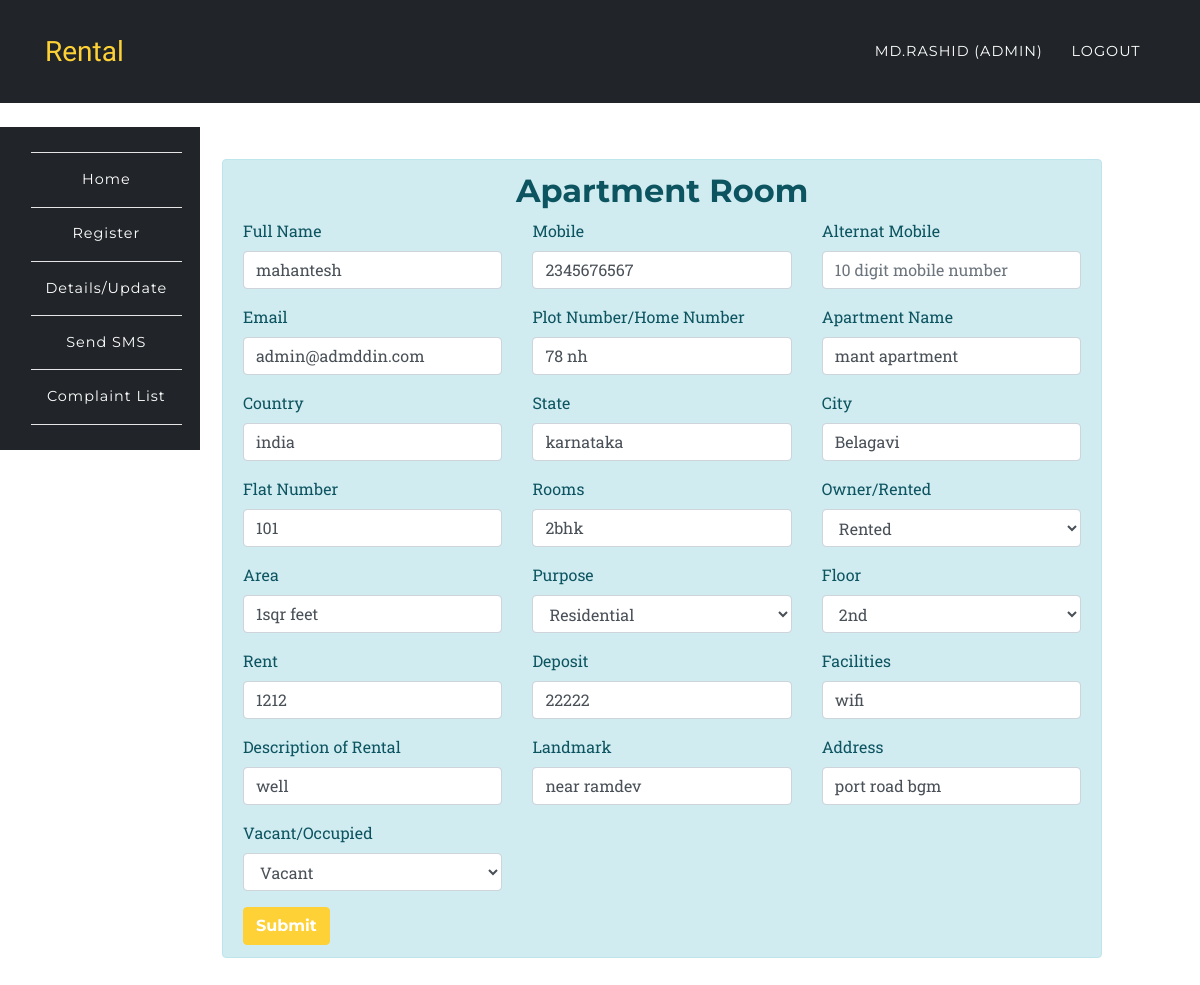
The page /app/update.php?id=3&act=ap (signed in) on the database its author committed.
### tables this page shows
CREATE TABLE `room_rental_registrations_apartment` (
  `id` int(10) UNSIGNED NOT NULL,
  `fullname` varchar(191) NOT NULL,
  `mobile` varchar(191) NOT NULL,
  `alternat_mobile` varchar(191) NOT NULL,
  `email` varchar(191) NOT NULL,
  `country` varchar(191) NOT NULL,
  `state` varchar(191) NOT NULL,
  `city` varchar(191) NOT NULL,
  `landmark` varchar(191) NOT NULL,
  `rent` varchar(191) NOT NULL,
  `deposit` varchar(191) NOT NULL,
  `plot_number` varchar(191) NOT NULL,
  `apartment_name` varchar(100) DEFAULT NULL,
  `ap_number_of_plats` varchar(100) DEFAULT NULL,
  `rooms` varchar(100) DEFAULT NULL,
  `floor` varchar(100) DEFAULT NULL,
  `purpose` varchar(100) DEFAULT NULL,
  `own` varchar(100) DEFAULT NULL,
  `area` varchar(100) DEFAULT NULL,
  `address` varchar(191) NOT NULL,
  `accommodation` varchar(191) NOT NULL,
  `description` varchar(191) NOT NULL,
  `image` varchar(191) DEFAULT NULL,
  `open_for_sharing` varchar(191) DEFAULT NULL,
  `other` varchar(191) DEFAULT NULL,
  `vacant` int(1) NOT NULL DEFAULT '1',
  `created_at` timestamp NULL DEFAULT CURRENT_TIMESTAMP,
  `updated_at` timestamp NULL DEFAULT CURRENT_TIMESTAMP,
  `user_id` int(10) DEFAULT NULL
);

### app/partials/edit/apartment.php (the view, shortened to what this page needs)
<div class="col-md-11 col-xs-12 col-sm-12"><br>
	<div class="alert alert-info" role="alert">
		<h2 class="text-center">Apartment Room</h2>
		<form action="" method="POST">
  	 <div class="row">
  	 	<div class="col-md-4">
	  	  <div class="form-group">
		    <label for="fullname">Full Name</label>
		    <input type="text" class="form-control" id="fullname" placeholder="Full Name" name="fullname" value="<?php echo $data['fullname']?$data['fullname']:''; ?>" required>
		  </div>
		 </div>
		<div class="col-md-4">
		  <div class="form-group">
		    <label for="mobile">Mobile</label>
		    <input type="text" class="form-control" pattern="^(\d{10})$" id="mobile" title="10 digit mobile number" placeholder="10 digit mobile number" name="mobile" value="<?php echo $data['mobile']?$data['mobile']:''; ?>" required>
		  </div>
		 </div>
		<div class="col-md-4">
		  <div class="form-group">
		    <label for="alternat_mobile">Alternat Mobile</label>
		    <input type="text" class="form-control" pattern="^(\d{10})$" id="alternat_mobile" title="10 digit mobile number" placeholder="10 digit mobile number" value="<?php echo $data['alternat_mobile']?$data['alternat_mobile']:''; ?>">
		  </div>
		</div>
	</div>
	<div class="row">
  	 	<div class="col-md-4">
		  <div class="form-group">
		    <label for="email">Email</label>
		    <input type="email" class="form-control" id="email" placeholder="Email" name="email" value="<?php echo $data['email']?$data['email']:''; ?>" required>
		  </div>
		 </div>
		 <div class="col-md-4">
		  <div class="form-group">
		    <label for="plot_number">Plot Number/Home Number</label>
		    <input type="text" class="form-control" id="plot_number" placeholder="Plot Number/Home Number" name="plot_number" value="<?php echo $data['plot_number']?$data['plot_number']:''; ?>" required>
		  </div>
		 </div>
		 <div class="col-md-4">
		  <div class="form-group">
		    <label for="apartment_name">Apartment Name</label>
		    <input type="text" class="form-control" id="apartment_name" placeholder="Apartment Name" name="apartment_name" value="<?php echo $data['apartment_name']?$data['apartment_name']:''; ?>" required>
		  </div>
		 </div>
	</div>
	<div class="row">
		<div class="col-md-4">
	  <div class="form-group">
	    <label for="country">Country</label>
	    <input type="country" class="form-control" id="country" placeholder="Country" name="country" value="<?php echo $data['country']?$data['country']:''; ?>" required>
	  </div>
	  </div>
	  <div class="col-md-4">
	  <div class="form-group">
	    <label for="state">State</label>
	    <input type="state" class="form-control" id="state" placeholder="State" name="state" value="<?php echo $data['state']?$data['state']:''; ?>" required>
	  </div>
	  </div>
	  <div class="col-md-4">
	  <div class="form-group">
	    <label for="city">City</label>
	    <input type="city" class="form-control" id="city" placeholder="City" name="city" value="<?php echo $data['city']?$data['city']:''; ?>" required>
	  </div>
	  </div>
	 </div>
	 <div class="row">
	 	<div class="col-md-4">
		 <div class="form-group">
		    <label for="ap_number_of_plats">Flat Number</label>
		    <input type="ap_number_of_plats" class="form-control" id="Plat Number" placeholder="ap_number_of_plats" name="ap_number_of_plats" value="<?php echo $data['ap_number_of_plats']?$data['ap_number_of_plats']:''; ?>" required>
		  </div>
		</div>
		<div class="col-md-4">
		 <div class="form-group">
		    <label for="rooms">Rooms</label>
		    <input type="text" class="form-control" id="rooms" placeholder="Rooms" name="rooms" value="<?php echo $data['rooms']?$data['rooms']:''; ?>" required>
		  </div>
		</div>
		<div class="col-md-4">
		    <div class="form-group">
			    <label for="ownership">Owner/Rented </label>
			    <select class="form-control" id="ownership" name="own">
			      <option value="rented" <?php if($data['own'] == 'rented'){echo 'selected';}?>>Rented</option>
			    </select>
			 </div>
	  	</div>
	</div>
	<div class="row">
		<div class="col-md-4">
		  <div class="form-group">
		    <label for="area">Area</label>
		    <input type="area" class="form-control" id="area" placeholder="Area" name="area" value="<?php echo $data['area']?$data['area']:''; ?>">
		  </div>
	  	</div>
	 	<div class="col-md-4">
		    <div class="form-group">
			    <label for="purpose">Purpose</label>
			    <select class="form-control" id="purpose" name="purpose">
			      <option value="Residential" <?php if($data['purpose'] == 'Residential'){echo 'selected';}?>>Residential</option>
			    </select>
			 </div>
	  	</div>
	  	<div class="col-md-4">
		    <div class="form-group">
			    <label for="floor">Floor</label>
			    <select class="form-control" id="floor" name="floor">
			      <option value="2nd" <?php if($data['floor'] == '2nd'){echo 'selected';}?>>2nd</option>
			    </select>
			 </div>
	  	</div>
	</div>
	 <div class="row">
	 	<div class="col-md-4">
		 <div class="form-group">
		    <label for="rent">Rent</label>
		    <input type="rent" class="form-control" id="rent" placeholder="Rent" name="rent" value="<?php echo $data['rent']?$data['rent']:''; ?>">
		  </div>
		</div>
	  	<div class="col-md-4">
	  		<div class="form-group">
			    <label for="deposit">Deposit</label>
			    <input type="deposit" class="form-control" id="deposit" placeholder="Deposit" name="deposit" value="<?php echo $data['deposit']?$data['deposit']:''; ?>">
	  		</div>
	  	</div>
	  <div class="col-md-4">
	  <div class="form-group">
	    <label for="accommodation">Facilities</label>
	    <input type="accommodation" class="form-control" id="accommodation" placeholder="Facilities" name="accommodation" value="<?php echo $data['accommodation']?$data['accommodation']:''; ?>">
	  </div>
	  </div>
	  </div>
	   <div class="row">
	 	<div class="col-md-4">
	  <div class="form-group">
	    <label for="description">Description of Rental</label>
	    <input type="description" class="form-control" id="description" placeholder="Description" name="description" value="<?php echo $data['description']?$data['description']:''; ?>">
	  </div>
	   </div>
	  <div class="col-md-4">
	  <div class="form-group">
	    <label for="landmark">Landmark</label>
	    <input type="landmark" class="form-control" id="landmark" placeholder="landmark" name="landmark" value="<?php echo $data['landmark']?$data['landmark']:''; ?>">
	  </div>
	   </div>
	  <div class="col-md-4">
	  <div class="form-group">
	    <label for="address">Address</label>
	    <input type="address" class="form-control" id="address" placeholder="Address" name="address" value="<?php echo $data['address']?$data['address']:''; ?>" required>
	  </div>
	   </div>
	    </div>
	    <div class="row">
	    	<div class="col-4">
	 		 <div class="form-group">
			    <label for="vacant">Vacant/Occupied</label>
			    <select class="form-control" id="vacant" name="vacant">
			      <option value="1" <?php if($data['vacant'] == '1'){echo 'selected';}?>>Vacant</option>
			    </select>
			  </div>
	 	</div>
	  </div>
	  <button type="submit" class="btn btn-primary" name='register_apartment' value="register_apartment">Submit</button>
	</form>
	</div>
	</div>

### assets/css/rent.css (style rules this page uses)
body { overflow-x: hidden; font-family: 'Roboto Slab', 'Helvetica Neue', Helvetica, Arial, sans-serif; }
h1, h2, h3, h4, h5, h6 { font-weight: 700; font-family: 'Montserrat', 'Helvetica Neue', Helvetica, Arial, sans-serif; }
.btn { font-family: 'Montserrat', 'Helvetica Neue', Helvetica, Arial, sans-serif; font-weight: 700; }
.btn-primary { background-color: #fed136; border-color: #fed136; }

### rows shown on the page
room_rental_registrations_apartment: fullname "mahantesh", mobile "2345676567", email "admin@admddin.com", plot_number "78 nh", apartment_name "mant apartment", country "india", state "karnataka", city "Belagavi", ap_number_of_plats "101", rooms "2bhk", own "Rented", area "1sqr feet", purpose "Residential", floor "2nd", rent "1212", deposit "22222", accommodation "wifi", description "well", landmark "near ramdev", address "port road bgm", vacant "Vacant"

### other values the page prints
$_SESSION['fullname'] "MD.RASHID"
